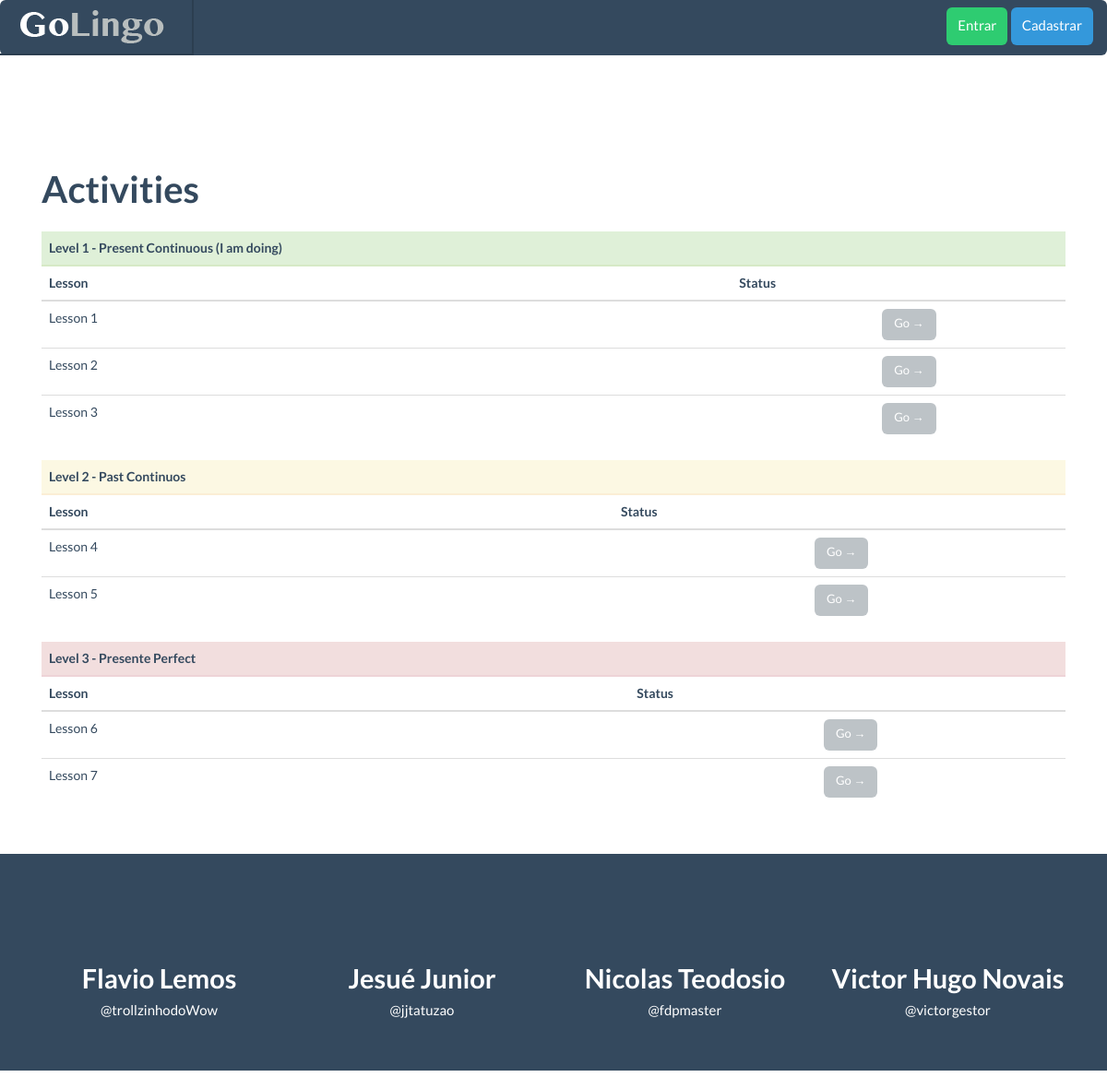
The page / on the database its author committed.
### quiz/models.py (models this page shows, shortened)
class Unity(models.Model):
    name = models.CharField(verbose_name='Name', max_length=120)
    number = models.IntegerField(verbose_name='Unity', unique=True)
    description = models.TextField(verbose_name='Description', null=True, blank=True)
    level = models.IntegerField(default=1, verbose_name='Level')
    def get_lessons(self):
        return Lesson.objects.filter(unity=self).values_list('name', flat=True)

class Lesson(models.Model):
    name = models.CharField(verbose_name='Name', max_length=40)
    unity = models.ForeignKey(Unity, verbose_name='Unity', null=True, blank=True)
    description = models.TextField(verbose_name='Description', null=True, blank=True)

### quiz/views.py (the view)
# urls.py: url(r'^$', HomeTemplateView.as_view(), name='home'),
class HomeTemplateView(LoginRequiredMixin, ListView):
    template_name = 'home.html'
    model = Unity

### templates/home.html (shortened to what this page needs)
{% extends 'menu.html' %}
{% load staticfiles %}
{% block container %}
    <h3>Activities</h3>
    <br>
        {% for unity in object_list %}
            <table class="table">
                <thead>
                    {% if unity.level == 1 %}
                        <tr class="success">
                            <th>Level {{ unity.level }} - {{ unity.name }}</th>
                            <th></th>
                            <th></th>
                        </tr>
                    {% elif unity.level == 2 %}
                        <tr class="warning">
                            <th>Level {{ unity.level }} - {{ unity.name }}</th>
                            <th></th>
                            <th></th>
                        </tr>
                    {% else %}
                        <tr class="danger">
                            <th>Level {{ unity.level }} - {{ unity.name }}</th>
                            <th></th>
                            <th></th>
                        </tr>
                    {% endif %}
                </thead>
                <thead>
                    <tr>
                        <th>Lesson</th>
                        <th>Status</th>
                        <th></th>
                    </tr>
                </thead>
                <tbody>
                {%  for lesson in unity.get_lessons %}
                    <tr>
                        <td>{{ lesson }}</td>
                        <td></td>
                        <td><button class="btn btn-sm btn-default">Go &#8594;</button></td>
                    </tr>
                {% endfor %}
                </tbody>
            </table>
        {% endfor %}
{% endblock %}

### templates/menu.html (shortened to what this page needs)
{% extends 'base.html' %}
{% block menu %}
    {% if not user.is_authenticated %}
        <div class="navbar-form navbar-right">
           <a class="btn btn-success" href="{% url 'auth_login' %}">Entrar</a>
           <a class="btn btn-info" href="{% url 'registration_register' %}">Cadastrar</a>
        </div>
     {% endif %}
{% endblock %}

### templates/base.html (shortened to what this page needs)
<!DOCTYPE html>
{% load staticfiles %}
<html lang="en">
<head>
    <link href="{% static 'css/bootstrap.css' %}" rel="stylesheet">
    <link href="{% static 'css/flat-ui.css' %}" rel="stylesheet">
    <link href="{% static 'css/style.css' %}" rel="stylesheet">
</head>
<body>
<nav class="navbar navbar-inverse navbar-embossed">
    <div class="container-top">
        <div class="navbar-header">
            <a class="navbar-brand text-white" href="{% url "home" %}"><img src="{% static 'img/logotipo.png' %}"/></a>
        </div>
        {% block menu %}
        {% endblock %}
    </div>
</nav>
<div class="container">
    {% block container %}
    {% endblock %}
</div>
<footer class="full-container-team">
    <div class="container">
        <div class="row text-center">
            <div class="col-lg-3">
                <h4>Flavio Lemos</h4>
                <p>@trollzinhodoWow</p></div>
            <div class="col-lg-3">
                <h4>Jesué Junior</h4>
                <p>@jjtatuzao</p>
            </div>
            <div class="col-lg-3">
                <h4>Nicolas Teodosio</h4>
                <p>@fdpmaster</p>
            </div>
            <div class="col-lg-3">
                <h4>Victor Hugo Novais</h4>
                <p>@victorgestor</p>
            </div>
        </div>
    </div>
</footer>
</body>
</html>

### static/css/flat-ui.css (style rules this page uses)
body { font-family: 'Lato', Helvetica, Arial, sans-serif; font-size: 14px; line-height: 1.231; color: #34495e; background-color: #ffffff; }
a { color: #FFFFFF; text-decoration: none; -webkit-transition: 0.25s; -moz-transition: 0.25s; -o-transition: 0.25s; transition: 0.25s; -webkit-backface-visibility: hidden; }
p { font-size: 18px; line-height: 1.71109; }
h1, h2, h3, h4, h5, h6, .h1, .h2, .h3, .h4, .h5, .h6 { font-family: 'Lato', Helvetica, Arial, sans-serif; font-weight: 700; line-height: 1.2; }
h1, h2, h3 { margin-top: 2px; margin-bottom: 4px; }
h4, h5, h6 { margin-top: 4px; margin-bottom: 6px; }
h3, .h3 { font-size: 40px; }
h4, .h4 { font-size: 29px; }
.btn, .btn-group > .btn, .btn-group > .dropdown-menu, .btn-group > .popover { font-size: 15px; font-weight: 400; }
.btn { border: none; background: #bdc3c7; color: #ffffff; padding: 9px 12px 10px; line-height: 22px; text-decoration: none; border-radius: 6px; -webkit-transition: 0.25s linear; -moz-transition: 0.25s linear; -o-transition: 0.25s linear; transition: 0.25s linear; -webkit-backface-visibility: hidden; -webkit-user-select: none; -moz-user-select: none; -ms-user-select: none; -o-user-select: none; user-select: none; }
.btn.btn-sm, .input-group-sm .btn { font-size: 13px; line-height: 20px; padding: 6px 13px 8px; }
.btn.btn-info { background-color: #3498db; }
.btn.btn-success { background-color: #2ecc71; }
.btn.btn-default { background-color: #bdc3c7; }
.navbar { font-size: 16px; border-radius: 6px; background: #eceef0; border: none; }
.navbar .navbar-brand { border-radius: 6px 0 0 6px; color: #526476; font-size: 24px; line-height: 29.55px; font-weight: 700; margin-left: -15px; padding: 23px 28px 24px 17px; text-shadow: none; display: inline-block; }
.navbar-inverse { font-size: 17px; background-color: #34495e; }
.navbar-inverse .navbar-brand { border-bottom: 2px solid #2c3e50; border-right: 2px solid #2c3e50; color: #ffffff; padding: 10px 28px 11px 32px; }
footer { background-color: #edeff1; color: #bac1c8; font-size: 15px; padding: 0; }
footer p { font-size: 15px; line-height: 20px; }

### static/css/style.css (style rules this page uses)
.navbar-brand { padding-left: 130px; }
.container { padding: 30px; padding-top: 100px; }
body { background-color: #fff; }
.text-white { color: #ffffff; }
.full-container-team { right: 0px; left: 0px; margin-top: 3px; margin-bottom: 20px; background-color: #34495e; padding-top: 15px; padding-bottom: 15px; color: #ffffff; }
.text-center { text-align: center; }

### rows shown on the page
Unity: level "1", name "Present Continuous (I am doing)"
Lesson: name "Lesson 1"
Lesson: name "Lesson 2"
Lesson: name "Lesson 3"
Unity: level "2", name "Past Continuos"
Lesson: name "Lesson 4"
Lesson: name "Lesson 5"
Unity: level "3", name "Presente Perfect"
Lesson: name "Lesson 6"
Lesson: name "Lesson 7"
